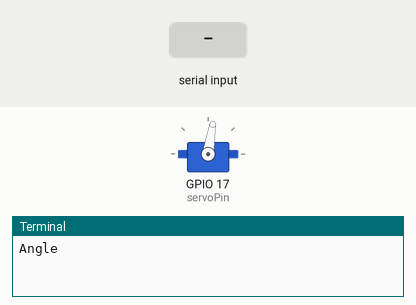
The program below on a simulated Raspberry Pi (BCM pin numbers). Parts: servo, the last lines printed to the terminal. Inputs (shaded band) come from the test bench. Servo angles are drawn from the pulse width (0.5 ms = 0°, 2.5 ms = 180°).

Above: at 1.2 s.
1.3 s: "5" typed at the terminal, then Enter
At 2.5 s:
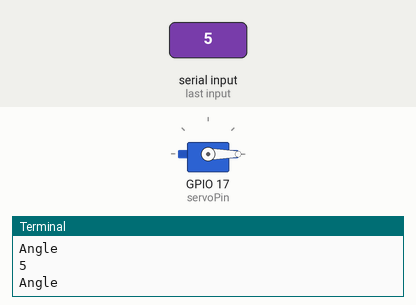
2.8 s: "200" typed at the terminal, then Enter
At 3.8 s:
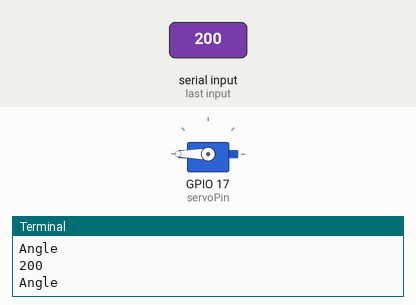
4.3 s: "90" typed at the terminal, then Enter
At 4.9 s:
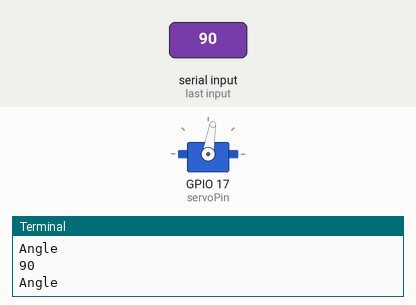
5.8 s: "1" typed at the terminal, then Enter
At 7.2 s:
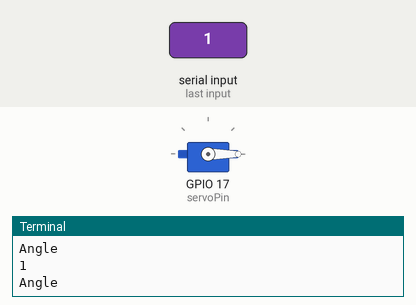
Timing chart, 0 to 8.3 s (numbered marks = the images above; inputs shaded):
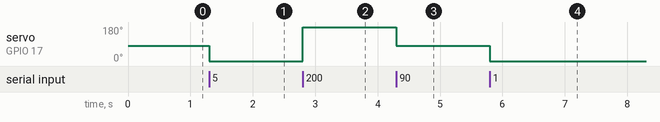

The program:

calibrateservousingRPi.py
```python
import RPi.GPIO as GPIO
from time import sleep
GPIO.setmode(GPIO.BCM)
GPIO.setwarnings(False)
servoPin=17
GPIO.setup(servoPin,GPIO.OUT)
pwm=GPIO.PWM(servoPin,50)

pwm.start(7)  #starting pwm with a certain duty cycle e.g. 7


for i in range(10):
    angle=float(input('Angle '))

    """
    #to check crazy input
    if angle > 180:
        angle=180
    if angle < 0:
        angle=0
    """
    freq=(angle * (1./18.) ) + 2   #1.   and  18.  will force integer into floating number
    pwm.ChangeDutyCycle(freq)
    sleep(.5)
    pwm.ChangeDutyCycle(0)

pwm.stop()
GPIO.cleanup()
```

Measured:
- after the input at 1.3 s, servo on GPIO 17 (servoPin): 81° → 0° at once
- after the input at 2.8 s, servo on GPIO 17 (servoPin): 0° → 180° at once
- after the input at 4.3 s, servo on GPIO 17 (servoPin): 180° → 81° at once
- after the input at 5.8 s, servo on GPIO 17 (servoPin): 81° → 0° at once
